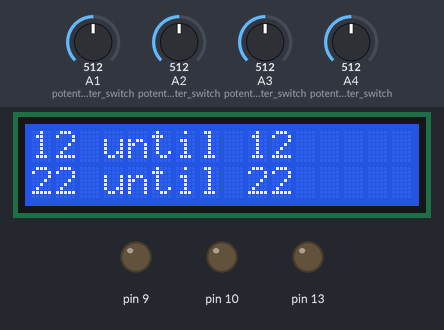
The sketch below on a simulated Arduino Uno, built with avr-gcc and run on an emulated ATmega328P. Parts: 16×2 character LCD, output pins drawn as LEDs (lit = HIGH). The inputs (shaded band) are chosen by the test bench; at power-on: A1 (potentiometer_switch) = 512, A2 (potentiometer_switch) = 512, A3 (potentiometer_switch) = 512, A4 (potentiometer_switch) = 512. Pins used as bus, display or sensor lines are not drawn; what the sketch prints to the serial monitor is not drawn.

Above: at 1.2 s.
1.3 s: A1 (potentiometer_switch) set to 716
At 3.6 s:
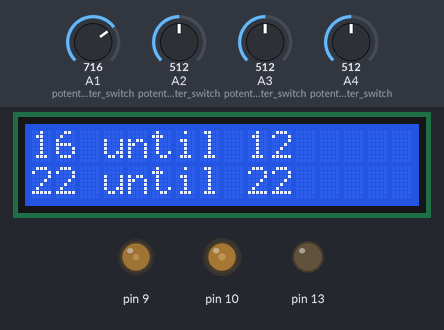
5.5 s: A2 (potentiometer_switch) set to 716
At 6.8 s:
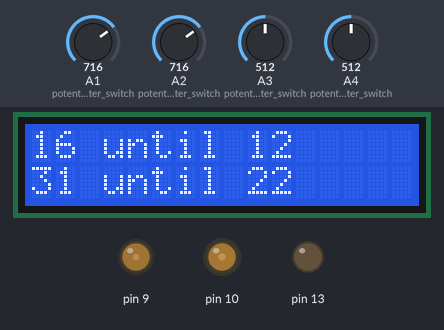
8.5 s: A3 (potentiometer_switch) set to 716
At 9.8 s:
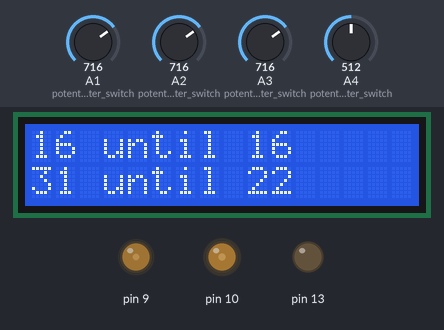
11.5 s: A4 (potentiometer_switch) set to 716
At 12.8 s:
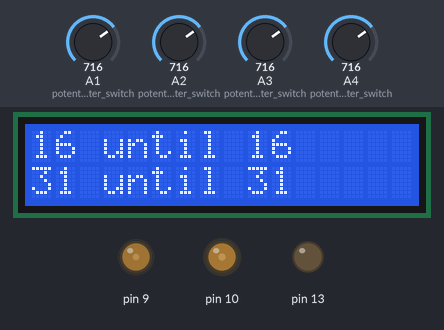
14.5 s: A1 (potentiometer_switch) set to 992
At 15.8 s:
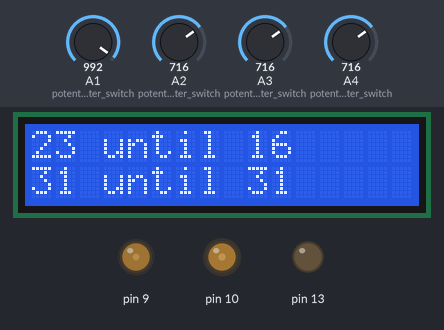
17.5 s: A2 (potentiometer_switch) set to 992
At 18.8 s:
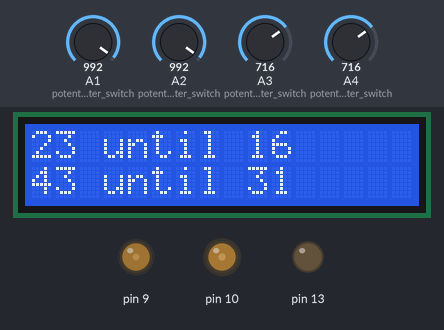
Timing chart, 0 to 21.5 s (numbered marks = the images above; inputs shaded):
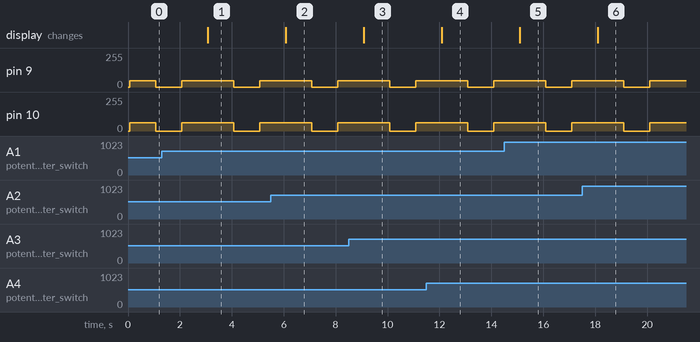

Measured:
- after the input at 1.3 s, the display: changes after 1.8 s (image 1)
- after the input at 5.5 s, the display: changes after 0.58 s (image 2)
- after the input at 8.5 s, the display: changes after 0.58 s (image 3)
- after the input at 11.5 s, the display: changes after 0.59 s (image 4)
- after the input at 14.5 s, the display: changes after 0.59 s (image 5)
- after the input at 17.5 s, the display: changes after 0.60 s (image 6)

The sketch:

sketch.ino
```cpp
#include <LiquidCrystal.h>
LiquidCrystal lcd(12, 11, 5, 4, 3, 2);
int potentiometer_value1 = 0;
int potentiometer_value2 = 0;
int potentiometer_value3 = 0;
int potentiometer_value4 = 0;
int potentiometer_analogValue1 = 0;
int potentiometer_analogValue2 = 0;
int potentiometer_analogValue3 = 0;
int potentiometer_analogValue4 = 0;
int potentiometer_temperature_min = 0;
int potentiometer_temperature_max = 0;
int temperature_value = 0;
int temperature = 0;
int potentiometer_clock_min = 0;
int potentiometer_clock_max = 0;
int clock_time = 0;

void setup(){
  Serial.begin(9600);
  pinMode(13, OUTPUT);
  pinMode(11, OUTPUT);
  pinMode(10, OUTPUT);
  pinMode(9, OUTPUT);
  lcd.begin(0, 0);
  Serial.println("1: #include <LiquidCrystal.h>");
}

void loop(){
  potentiometer_switch();
}

void pin(int pin, int value){
  digitalWrite(pin, value);
}

void temperature_delay(){
  rgb_led(123, 31, 162);
  delay(3000);
  }

void temperature_sensor(){
  temperature_value = analogRead(A0);
  temperature = map(temperature_value, 0, 410, -50, 150);
  temperature_delay();
}

void potentiometer_switch(){
  potentiometer_value1 = analogRead(A1);
  potentiometer_clock_min = analogRead(A1);
  potentiometer_value2 = analogRead(A2);
  potentiometer_temperature_min = analogRead(A2);
  potentiometer_value3 = analogRead(A3);
  potentiometer_clock_max = analogRead(A3);
  potentiometer_value4 = analogRead(A4);
  potentiometer_temperature_max = analogRead(A4);
  potentiometer_analogValue1 = map(potentiometer_value1, 0, 1023, 0, 24);
  potentiometer_analogValue2 = map(potentiometer_value2, 0, 1023, 0, 45);
  potentiometer_analogValue3 = map(potentiometer_value3, 0, 1023, 0, 24);
  potentiometer_analogValue4 = map(potentiometer_value4, 0, 1023, 0, 45);
  lcd.setCursor(0, 0);
  lcd.print(String(potentiometer_analogValue1) + String(" until ") + String(potentiometer_analogValue3));
  lcd.setCursor(0, 1);
  lcd.print(String(potentiometer_analogValue2) + String(" until ") + String(potentiometer_analogValue4));
  rgb_led_procress();
  if (temperature_value >= potentiometer_temperature_min){
    // Turn on the Relay
    }
  else if (temperature_value <= potentiometer_temperature_max){
    // Turn off the Relay
    }
  if (clock_time >= potentiometer_clock_min){
    temperature_sensor();
    }
  else if (clock_time <= potentiometer_clock_max){
    temperature_value = 0;
    clock_time = 0;
  }
}

void rgb_led(int value1, int value2, int value3){
  analogWrite(9, value1);
  analogWrite(10, value2);
  analogWrite(11, value3);
}

void rgb_led_procress(){
  rgb_led(48, 63, 159);
  delay(1000);
  rgb_led(0, 0, 0);
  delay(1000);
  rgb_led(48, 63, 159);
  delay(1000);
  rgb_led(0, 0, 0);
  }
```
